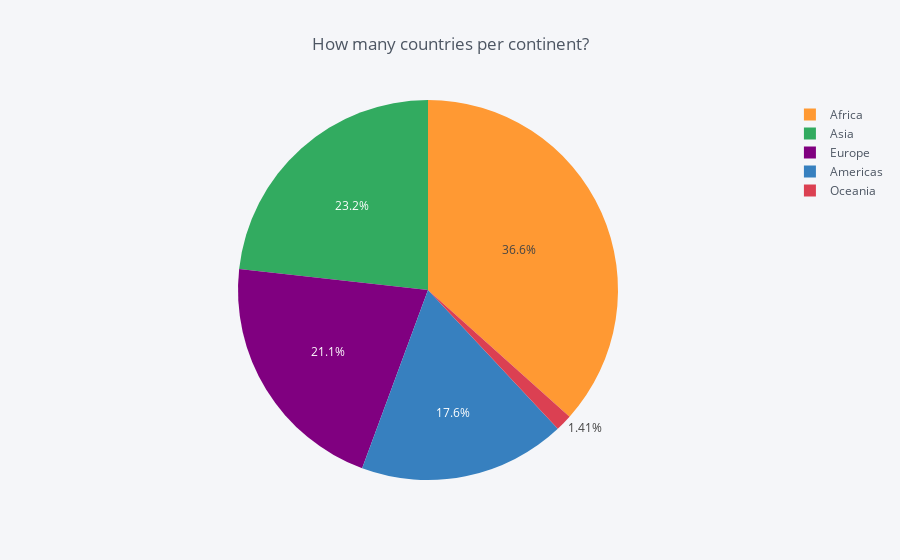

Source (notebook cell):
### Code cell
countries_per_cont.iplot(kind='pie',
                         values="Count",
                         labels='continent',
                         title="How many countries per continent?")

### Figure 1 — Plotly figure (JSON) as saved in the notebook; plotly's stock layout.template omitted (floating-point values rounded to 4 significant figures)
{"data": [{"labels": ["Africa", "Americas", "Asia", "Europe", "Oceania"], "marker": {"colors": ["rgba(255, 153, 51, 1.0)", "rgba(55, 128, 191, 1.0)", "rgba(50, 171, 96, 1.0)", "rgba(128, 0, 128, 1.0)", "rgba(219, 64, 82, 1.0)"]}, "name": "", "type": "pie", "values": [52, 25, 33, 30, 2]}], "layout": {"legend": {"bgcolor": "#F5F6F9", "font": {"color": "#4D5663"}}, "paper_bgcolor": "#F5F6F9", "plot_bgcolor": "#F5F6F9", "title": "How many countries per continent?", "titlefont": {"color": "#4D5663"}}}
